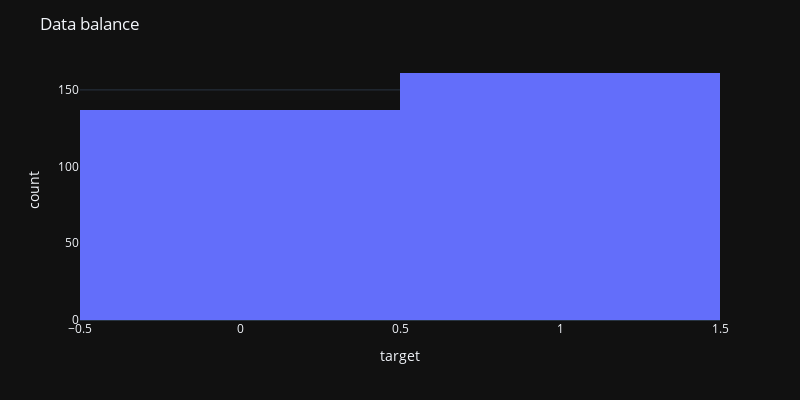

Here is the notebook cell this chart was saved with:
### Markdown cell above
Below I'll use a box plot to see if the data is imbalanced:

### Code cell
fig = px.histogram(df, x=df['target'], template='plotly_dark', nbins=2, width=800, height=400)
fig.update_layout(title='Data balance')
fig.show()

### Figure 1 — Plotly figure (JSON) as saved in the notebook; plotly's stock layout.template omitted (floating-point values rounded to 4 significant figures; data arrays with more than 128 entries replaced by an {"elided": "..."} marker saying what was removed)
{"data": [{"alignmentgroup": "True", "bingroup": "x", "hovertemplate": "target=%{x}<br>count=%{y}<extra></extra>", "legendgroup": "", "marker": {"color": "#636efa", "pattern": {"shape": ""}}, "name": "", "nbinsx": 2, "offsetgroup": "", "orientation": "v", "showlegend": false, "type": "histogram", "x": {"elided": "298 int values"}, "xaxis": "x", "yaxis": "y"}], "layout": {"barmode": "relative", "height": 400, "legend": {"tracegroupgap": 0}, "margin": {"t": 60}, "title": {"text": "Data balance"}, "width": 800, "xaxis": {"anchor": "y", "domain": [0, 1], "title": {"text": "target"}}, "yaxis": {"anchor": "x", "domain": [0, 1], "title": {"text": "count"}}}}
